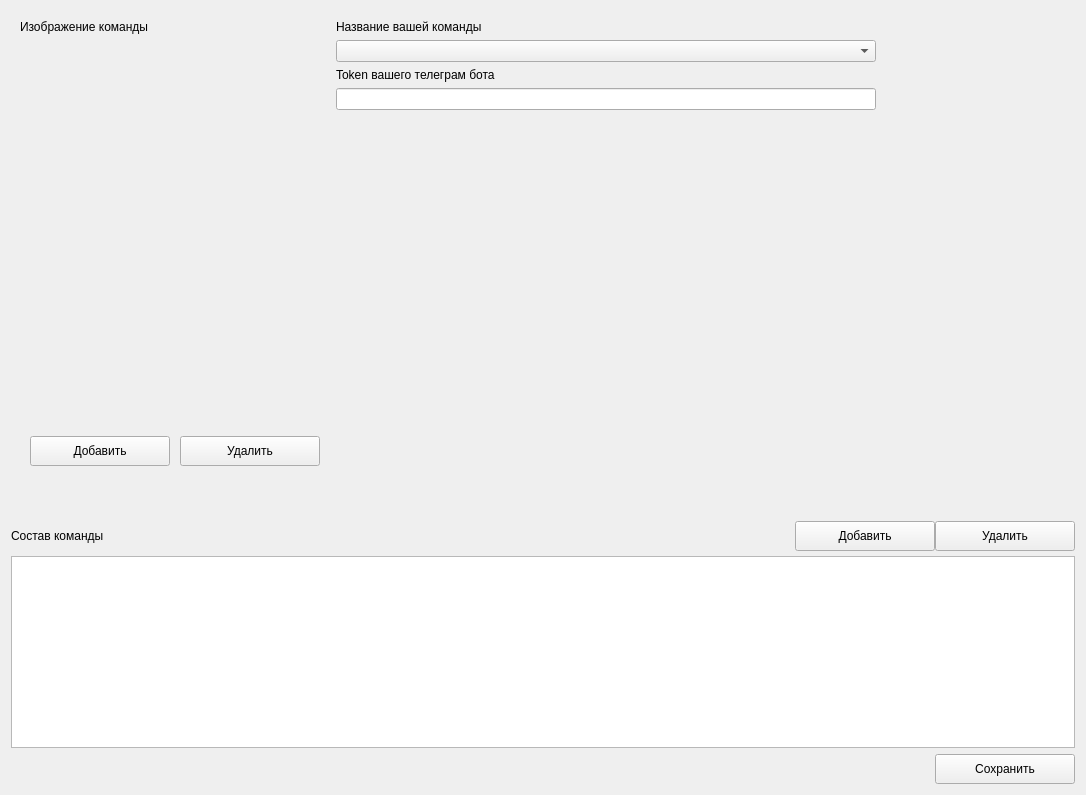
          <widget class="QWidget" name="pageAccount">
           <layout class="QGridLayout" name="gridLayout_52">
            <item row="3" column="0">
             <widget class="QWidget" name="widget_32" native="true">
              <layout class="QGridLayout" name="gridLayout_7">
               <property name="leftMargin">
                <number>0</number>
               </property>
               <property name="topMargin">
                <number>0</number>
               </property>
               <property name="rightMargin">
                <number>0</number>
               </property>
               <property name="bottomMargin">
                <number>0</number>
               </property>
               <property name="spacing">
                <number>0</number>
               </property>
               <item row="1" column="0">
                <widget class="QWidget" name="widget_33" native="true">
                 <layout class="QHBoxLayout" name="horizontalLayout_25">
                  <property name="spacing">
                   <number>0</number>
                  </property>
                  <property name="leftMargin">
                   <number>0</number>
                  </property>
                  <property name="topMargin">
                   <number>0</number>
                  </property>
                  <property name="rightMargin">
                   <number>0</number>
                  </property>
                  <property name="bottomMargin">
                   <number>5</number>
                  </property>
                  <item>
                   <widget class="QLabel" name="label_8">
                    <property name="text">
                     <string>Состав команды</string>
                    </property>
                   </widget>
                  </item>
                  <item>
                   <spacer name="horizontalSpacer_51">
                    <property name="orientation">
                     <enum>Qt::Horizontal</enum>
                    </property>
                    <property name="sizeHint" stdset="0">
                     <size>
                      <width>691</width>
                      <height>20</height>
                     </size>
                    </property>
                   </spacer>
                  </item>
                  <item>
                   <widget class="QPushButton" name="addTeamBtn">
                    <property name="minimumSize">
                     <size>
                      <width>140</width>
                      <height>30</height>
                     </size>
                    </property>
                    <property name="maximumSize">
                     <size>
                      <width>140</width>
                      <height>30</height>
                     </size>
                    </property>
                    <property name="text">
                     <string>Добавить</string>
                    </property>
                    <property name="icon">
                     <iconset resource="resource.qrc">
                      <normaloff>:/icon/icon/free-icon-add-7222864.png</normaloff>:/icon/icon/free-icon-add-7222864.png</iconset>
                    </property>
                    <property name="iconSize">
                     <size>
                      <width>20</width>
                      <height>20</height>
                     </size>
                    </property>
                   </widget>
                  </item>
                  <item>
                   <widget class="QPushButton" name="deleteTeamBtn">
                    <property name="minimumSize">
                     <size>
                      <width>140</width>
                      <height>30</height>
                     </size>
                    </property>
                    <property name="maximumSize">
                     <size>
                      <width>140</width>
                      <height>30</height>
                     </size>
                    </property>
                    <property name="text">
                     <string>Удалить</string>
                    </property>
                    <property name="icon">
                     <iconset resource="resource.qrc">
                      <normaloff>:/icon/icon/free-icon-minus-button-4315581 копия.png</normaloff>:/icon/icon/free-icon-minus-button-4315581 копия.png</iconset>
                    </property>
                    <property name="iconSize">
                     <size>
                      <width>20</width>
                      <height>20</height>
                     </size>
                    </property>
                   </widget>
                  </item>
                 </layout>
                </widget>
               </item>
               <item row="2" column="0">
                <widget class="QTableView" name="tableTeamAcc"/>
               </item>
              </layout>
             </widget>
            </item>
            <item row="0" column="0">
             <widget class="QWidget" name="widget_17" native="true">
              <layout class="QGridLayout" name="gridLayout_6">
               <item row="0" column="0">
                <layout class="QVBoxLayout" name="verticalLayout_20">
                 <property name="spacing">
                  <number>6</number>
                 </property>
                 <property name="leftMargin">
                  <number>0</number>
                 </property>
                 <property name="topMargin">
                  <number>0</number>
                 </property>
                 <property name="rightMargin">
                  <number>0</number>
                 </property>
                 <property name="bottomMargin">
                  <number>0</number>
                 </property>
                 <item>
                  <widget class="QLabel" name="label_92">
                   <property name="sizePolicy">
                    <sizepolicy hsizetype="Fixed" vsizetype="Fixed">
                     <horstretch>0</horstretch>
                     <verstretch>0</verstretch>
                    </sizepolicy>
                   </property>
                   <property name="text">
                    <string>Изображение команды</string>
                   </property>
                  </widget>
                 </item>
                 <item>
                  <layout class="QVBoxLayout" name="verticalLayout_15">
                   <item>
                    <widget class="QLabel" name="label_37">
                     <property name="sizePolicy">
                      <sizepolicy hsizetype="Fixed" vsizetype="Fixed">
                       <horstretch>0</horstretch>
                       <verstretch>0</verstretch>
                      </sizepolicy>
                     </property>
                     <property name="minimumSize">
                      <size>
                       <width>310</width>
                       <height>390</height>
                      </size>
                     </property>
                     <property name="maximumSize">
                      <size>
                       <width>310</width>
                       <height>390</height>
                      </size>
                     </property>
                     <property name="text">
                      <string/>
                     </property>
                    </widget>
                   </item>
                   <item>
                    <layout class="QHBoxLayout" name="horizontalLayout_16">
                     <property name="spacing">
                      <number>0</number>
                     </property>
                     <item>
                      <widget class="QPushButton" name="addLogo">
                       <property name="sizePolicy">
                        <sizepolicy hsizetype="Fixed" vsizetype="Fixed">
                         <horstretch>0</horstretch>
                         <verstretch>0</verstretch>
                        </sizepolicy>
                       </property>
                       <property name="minimumSize">
                        <size>
                         <width>140</width>
                         <height>30</height>
                        </size>
                       </property>
                       <property name="text">
                        <string>Добавить</string>
                       </property>
                       <property name="icon">
                        <iconset resource="resource.qrc">
                         <normaloff>:/icon/icon/free-icon-add-7222864.png</normaloff>:/icon/icon/free-icon-add-7222864.png</iconset>
                       </property>
                      </widget>
                     </item>
                     <item>
                      <widget class="QPushButton" name="editLogo">
                       <property name="sizePolicy">
                        <sizepolicy hsizetype="Fixed" vsizetype="Fixed">
                         <horstretch>0</horstretch>
                         <verstretch>0</verstretch>
                        </sizepolicy>
                       </property>
                       <property name="minimumSize">
                        <size>
                         <width>140</width>
                         <height>30</height>
                        </size>
                       </property>
                       <property name="text">
                        <string>Удалить</string>
                       </property>
                       <property name="icon">
                        <iconset resource="resource.qrc">
                         <normaloff>:/icon/icon/free-icon-minus-button-4315581 копия.png</normaloff>:/icon/icon/free-icon-minus-button-4315581 копия.png</iconset>
                       </property>
                      </widget>
                     </item>
                    </layout>
                   </item>
                   <item>
                    <spacer name="verticalSpacer_20">
                     <property name="orientation">
                      <enum>Qt::Vertical</enum>
                     </property>
                     <property name="sizeHint" stdset="0">
                      <size>
                       <width>20</width>
                       <height>40</height>
                      </size>
                     </property>
                    </spacer>
                   </item>
                  </layout>
                 </item>
                </layout>
               </item>
               <item row="0" column="1">
                <layout class="QVBoxLayout" name="verticalLayout_13">
                 <property name="spacing">
                  <number>6</number>
                 </property>
                 <item>
                  <widget class="QLabel" name="label_91">
                   <property name="text">
                    <string>Название вашей команды</string>
                   </property>
                  </widget>
                 </item>
                 <item>
                  <widget class="QComboBox" name="nameCrewAccComboBox">
                   <property name="sizePolicy">
                    <sizepolicy hsizetype="Expanding" vsizetype="Fixed">
                     <horstretch>0</horstretch>
                     <verstretch>0</verstretch>
                    </sizepolicy>
                   </property>
                   <property name="minimumSize">
                    <size>
                     <width>540</width>
                     <height>0</height>
                    </size>
                   </property>
                   <property name="maximumSize">
                    <size>
                     <width>540</width>
                     <height>16777215</height>
                    </size>
                   </property>
                  </widget>
                 </item>
                 <item>
                  <widget class="QLabel" name="label_3">
                   <property name="text">
                    <string>Token вашего телеграм бота</string>
                   </property>
                  </widget>
                 </item>
                 <item>
                  <widget class="QLineEdit" name="lineEdit_6">
                   <property name="minimumSize">
                    <size>
                     <width>540</width>
                     <height>0</height>
                    </size>
                   </property>
                   <property name="maximumSize">
                    <size>
                     <width>540</width>
                     <height>16777215</height>
                    </size>
                   </property>
                  </widget>
                 </item>
                 <item>
                  <spacer name="verticalSpacer_3">
                   <property name="orientation">
                    <enum>Qt::Vertical</enum>
                   </property>
                   <property name="sizeHint" stdset="0">
                    <size>
                     <width>20</width>
                     <height>40</height>
                    </size>
                   </property>
                  </spacer>
                 </item>
                </layout>
               </item>
               <item row="0" column="2">
                <spacer name="horizontalSpacer_31">
                 <property name="orientation">
                  <enum>Qt::Horizontal</enum>
                 </property>
                 <property name="sizeHint" stdset="0">
                  <size>
                   <width>40</width>
                   <height>20</height>
                  </size>
                 </property>
                </spacer>
               </item>
              </layout>
             </widget>
            </item>
            <item row="4" column="0">
             <widget class="QWidget" name="widget_16" native="true">
              <property name="minimumSize">
               <size>
                <width>0</width>
                <height>0</height>
               </size>
              </property>
              <property name="maximumSize">
               <size>
                <width>16777215</width>
                <height>16777215</height>
               </size>
              </property>
              <layout class="QHBoxLayout" name="horizontalLayout_18">
               <property name="spacing">
                <number>5</number>
               </property>
               <property name="leftMargin">
                <number>0</number>
               </property>
               <property name="topMargin">
                <number>0</number>
               </property>
               <property name="rightMargin">
                <number>0</number>
               </property>
               <property name="bottomMargin">
                <number>0</number>
               </property>
               <item>
                <spacer name="horizontalSpacer_27">
                 <property name="orientation">
                  <enum>Qt::Horizontal</enum>
                 </property>
                 <property name="sizeHint" stdset="0">
                  <size>
                   <width>40</width>
                   <height>20</height>
                  </size>
                 </property>
                </spacer>
               </item>
               <item>
                <widget class="QPushButton" name="saveTeamBtn">
                 <property name="minimumSize">
                  <size>
                   <width>140</width>
                   <height>30</height>
                  </size>
                 </property>
                 <property name="maximumSize">
                  <size>
                   <width>140</width>
                   <height>30</height>
                  </size>
                 </property>
                 <property name="text">
                  <string>Сохранить</string>
                 </property>
                 <property name="icon">
                  <iconset resource="resource.qrc">
                   <normaloff>:/icon/icon/free-icon-check-mark-8370918.png</normaloff>:/icon/icon/free-icon-check-mark-8370918.png</iconset>
                 </property>
                 <property name="iconSize">
                  <size>
                   <width>20</width>
                   <height>20</height>
                  </size>
                 </property>
                </widget>
               </item>
              </layout>
             </widget>
            </item>
           </layout>
          </widget>
